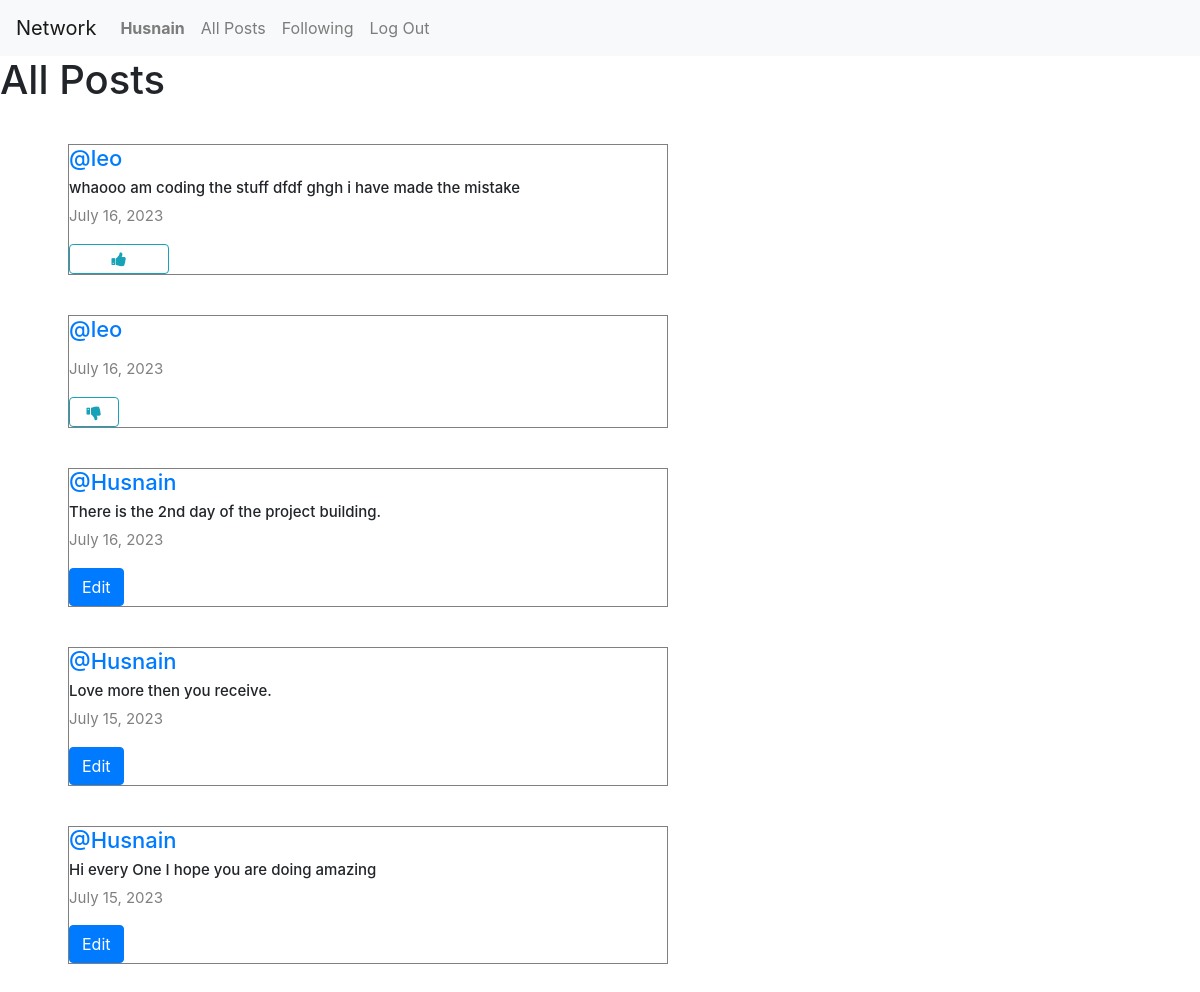
/ (signed in), run on the app's committed database.
### network/models.py (models this page shows, shortened)
class User(AbstractUser):
    pass

class Post(models.Model):
    content= models.CharField(max_length=140)
    user=models.ForeignKey(User,on_delete=models.CASCADE,related_name="author")
    date=models.DateField(auto_now_add=True)

### network/views.py (the view)
# urls.py: path("", views.index, name="index"),
def index(request):
    allPosts= Post.objects.all().order_by("id").reverse()
    paginator = Paginator(allPosts,10)
    page_number= request.GET.get('page')
    posts_of_the_page = paginator.get_page(page_number)
    allLikes = Like.objects.all()
    whoYouLiked = []
    try:
        for like in allLikes:
            if like.user.id == request.user.id:
                whoYouLiked.append(like.post.id)
    except:
        whoYouLiked=[]
    return render(request,"network/index.html",{
        "allPosts":allPosts,
        "posts_of_the_page":posts_of_the_page,
        "whoYouLiked":whoYouLiked
    })

### network/templates/network/index.html (shortened to what this page needs)
{% extends "network/layout.html" %}
{% block body %}
<h1>All Posts</h1>
<div class="all-posts mx-5" style="display: flex; justify-content: flex-start; flex-direction: column; margin: 20px;">
    {% for post in posts_of_the_page %}
        <div class="post" style="border: 0.3px solid gray; display: flex; justify-content: center; flex-direction: column; max-width: 600px; box-sizing: border-box; margin: 20px;">
            <h5 class="username" style="font-size:22px;"><a href="{% url 'profile' user_id=post.user.id %}">@{{ post.user }}</a></h5>
            <h6 class="content" id="content_{{post.id}}" style="font-size:15px;">{{ post.content }}</h6>
            <p class="date" style="font-size:15px; color:gray;">{{ post.date }}</p>
            {% if user.is_authenticated %}
                {% if user == post.user %}
                    <div class="d-flex justify-content-left">
                        <button class="btn btn-primary" data-toggle="modal" data-target="#modal_edit_post_{{ post.id }}">Edit</button>
                    </div>
                {% else %}
                    {% if post.id in whoYouLiked%}
                        <button class="btn btn-outline-info fa fa-thumbs-down col-1" onclick="likeHandler({{post.id}},{{whoYouLiked}})" id="{{post.id}}"></button>
                    {%else%}
                        <button class="btn btn-outline-info fa fa-thumbs-up col-2" onclick="likeHandler({{post.id}},{{whoYouLiked}})" id="{{post.id}}"></button>
                    {%endif%}
                {% endif %}
            {% endif %}
        </div>
    {% endfor %}
</div>
{% endblock %}

### network/templates/network/layout.html (shortened to what this page needs)
{% load static %}
<!DOCTYPE html>
<html lang="en">
    <head>
        <link rel="stylesheet" href="https://stackpath.bootstrapcdn.com/bootstrap/4.4.1/css/bootstrap.min.css">
        <link rel="stylesheet" href="https://cdnjs.cloudflare.com/ajax/libs/font-awesome/5.15.3/css/all.min.css">
        <link rel="stylesheet" href="https://cdnjs.cloudflare.com/ajax/libs/font-awesome/4.7.0/css/font-awesome.min.css">
        <link href="{% static 'network/styles.css' %}" rel="stylesheet">
    </head>
    <body>
        <nav class="navbar navbar-expand-lg navbar-light bg-light">
            <a class="navbar-brand" href="#">Network</a>
            <div>
              <ul class="navbar-nav mr-auto">
                {% if user.is_authenticated %}
                    <li class="nav-item">
                        <a class="nav-link" href="{% url 'profile' user_id=user.id %}"><strong>{{ user.username }}</strong></a>
                    </li>
                {% endif %}
                <li class="nav-item">
                  <a class="nav-link" href="{% url 'index' %}">All Posts</a>
                </li>
                {% if user.is_authenticated %}
                    <li class="nav-item">
                        <a class="nav-link" href="{%url 'following' %}">Following</a>
                    </li>
                    <li class="nav-item">
                        <a class="nav-link" href="{% url 'logout' %}">Log Out</a>
                    </li>
                {% endif %}
              </ul>
            </div>
          </nav>
        <div class="body">
            {% block body %}
            {% endblock %}
        </div>
    </body>
</html>

### network/static/network/styles.css (style rules this page uses)
.all-posts { display: flex; justify-content: flex-start; flex-direction: column; margin: 20px; }
.all-posts .post { border: 0.3px solid gray; display: flex; justify-content: center; flex-direction: column; max-width: 600px; box-sizing: border-box; margin: 20px; }

### data on the page
User: username "Husnain"
Post: user "leo", content "whaooo am coding the stuff dfdf ghgh i have made the mistake", date "July 16, 2023"
Post: user "leo", date "July 16, 2023"
Post: user "Husnain", content "There is the 2nd day of the project building.", date "July 16, 2023"
Post: user "Husnain", content "Love more then you receive.", date "July 15, 2023"
Post: user "Husnain", content "Hi every One I hope you are doing amazing", date "July 15, 2023"
